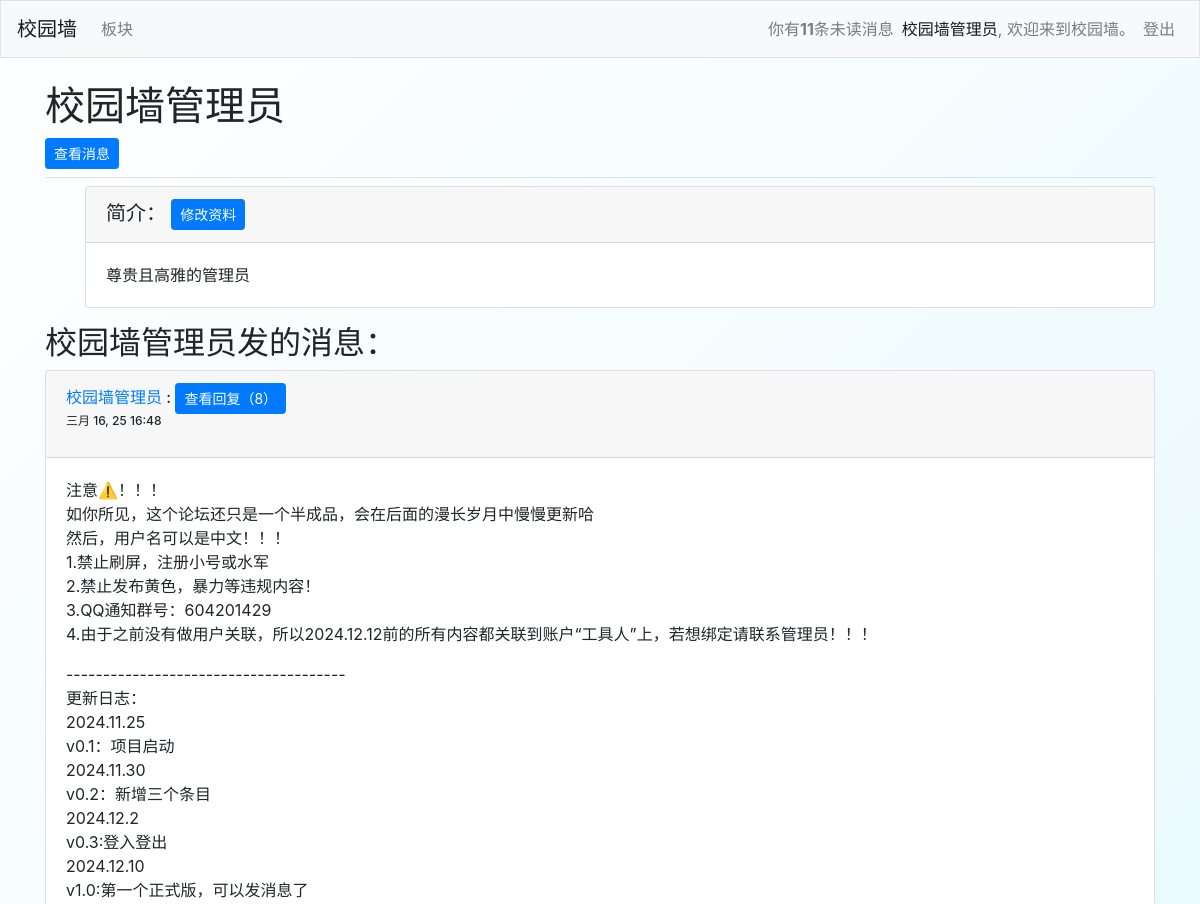
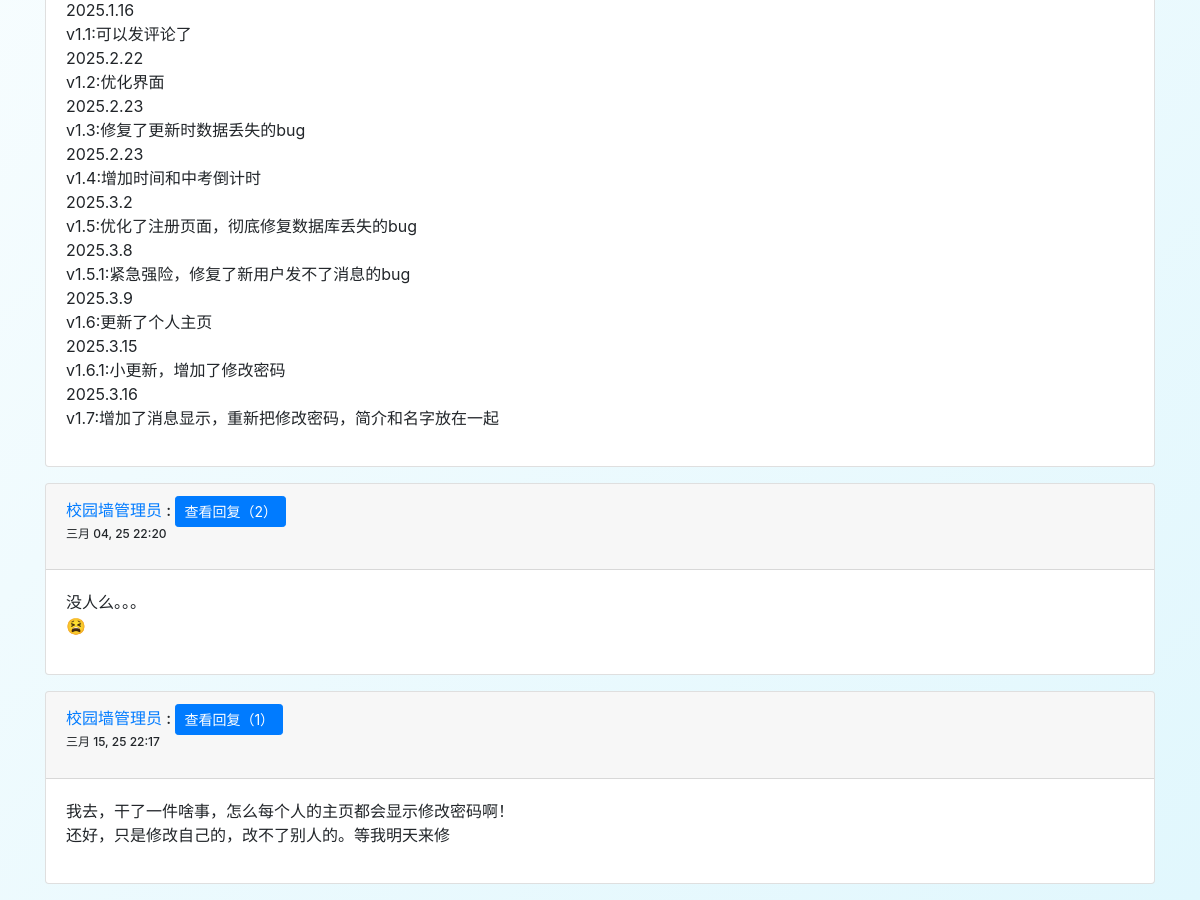
The app's page /users/user/1 (signed in) with its own data (2 pictures, top to bottom).
### users/models.py (models this page shows)
class CustomUser(AbstractUser):
    phone_number = models.CharField(max_length=15, blank=True, null=True)  # 允许 NULL
    introduction = models.CharField(max_length=400, blank=True, default='这个家伙很懒，还没有添加简介~~')

### xyq_files/models.py (models this page shows, shortened)
class Entry(models.Model):
    topic = models.ForeignKey(Topic,on_delete=models.CASCADE)
    text = models.TextField()
    date_added = models.DateTimeField(auto_now=True)
    owner = models.ForeignKey(CustomUser,on_delete=models.CASCADE,null=True)
    is_read = models.BooleanField(default=False)
    class Meta:
        verbose_name_plural = 'entries'

### users/views.py (the view)
# urls.py: path('user/<int:user_id>',views.introduction,name='introduction'),
@login_required
def introduction(request,user_id):
    user=CustomUser.objects.get(id=user_id)
    entries = Entry.objects.all()
    for entry in entries:
        entry.reply_count = entry.reply_set.count()
    context ={'user1': user,'entries':entries}
    return render(request,'introduction/introduction.html',context)

### xyq_files/context_processors.py (called while the page is built)
def unread_count_processor(request):
    if request.user.is_authenticated:
        unread_count = Reply.objects.filter(entry__owner=request.user, is_read=False).count()
    else:
        unread_count = 0
    return {'unread_count': unread_count}

### users/templates/introduction/introduction.html
{% extends "xyq_files/base.html" %}
{% load bootstrap4 %}
{% block page_header %}
    <h1>{{ user1 }}</h1>
    {% if user.username == user1.username %}
        <a href="{% url 'xyq_files:unread_messages' %}" class="btn btn-primary btn-sm">查看消息</a>
    {% endif %}
{% endblock page_header %}
{% block content %}
    <ul>
        <div class="card mb-3">
            <h5 class="card-header">简介：
                {% if user.username == user1.username %}
                    <a href="{% url 'users:edit_profile' user.id %}" class="btn btn-primary btn-sm">
                        修改资料
                    </a>
                {% endif %}
            </h5>
            <div class="card-body">
                {{ user1.introduction }}
            </div>
        </div>
    </ul>
    <h2>{{user1}}发的消息：</h2>
    {% for entry in entries %}
        {% if entry.owner == user1 %}
        <div class="card mb-3">
            <h6 class="card-header">
                <a href="{% url 'users:introduction' entry.owner.id %}" >{{ entry.owner }}</a> :
                <a href="{% url 'xyq_files:entry' entry.id %}" class="btn btn-primary btn-sm">查看回复（{{entry.reply_count}}）</a>
                <p style="font-size: 12px;">
                    {{ entry.date_added|date:'M d, y H:i'}}
                </p>
                </h6>
                <div class="card-body">
                    {{ entry.text|linebreaks }}
            </div>
        </div>
        {% endif %}
    {% empty %}
        <p>该用户还没发过消息哦~~</p>
    {% endfor %}
{% endblock content %}

### xyq_files/templates/xyq_files/base.html (shortened to what this page needs)
<link rel="stylesheet" href="https://unpkg.com/bootstrap@4.6.2/dist/css/bootstrap-theme.min.css"
>
{% load bootstrap4 %}
<!doctype html>
<html lang="zh-CN">
<head>
    {% bootstrap_css %}
</head>
<body>
    <nav class="navbar navbar-expand-md navbar-light bg-light mb-4 border">
        <a class="navbar-brand" href="{% url 'xyq_files:index' %}">
            校园墙
        </a>
        <div class="collapse navbar-collapse" id="navbarCollapse">
            <ul class="navbar-nav mr-auto">
                <li class="nav-item">
                    <a class="nav-link" href="{% url 'xyq_files:topics' %}">板块</a>
                </li>
            </ul>
            <ul class="navbar-nav ml-auto">
                {% if user.is_authenticated %}
                    {% if unread_count > 0 %}
                        <li class="nav-item">
                            <a class="nav-link" href="{% url 'xyq_files:unread_messages' %}">你有<strong>{{ unread_count }}</strong>条未读消息</a></span>
                        </li>
                    {% endif %}
                    <li class="nav-item">
                        <span class="navbar-text"><a href="{% url 'users:introduction' user.id %}">{{ user.username }}</a>, 欢迎来到校园墙。</span>
                    </li>
                    <li class="nav-item">
                        <a class="nav-link" href="{% url 'users:logout' %}">登出</a>
                    </li>
                {% endif %}
            </ul>
        </div>
    </nav>
    <main role="main" class="container">
        <div class="pb-2 mb-2 border-bottom">
            {% block page_header %}{% endblock page_header %}
        </div>
        <div>
            {% block content %}{% endblock content %}
        </div>
    </main>
</body>
</html>

### xyq_files/templates/xyq_files/base.html (style rules this page uses)
body { background: linear-gradient(135deg, #ffffff, #e1f7fd); }

### records on screen
CustomUser: username "校园墙管理员", introduction "尊贵且高雅的管理员"
Entry: owner "校园墙管理员", reply_count "8", date_added "三月 16, 25 16:48", text "注意⚠️！！！ 如你所见，这个论坛还只是一个半成品，会在后面的漫长岁月中慢慢更新哈 然后，用户名可以是中文！！！ 1.禁止刷屏，注册小号或水军 2.禁止发布黄色，暴力等违规内容！ 3.QQ通知群号：604201429 4.由于之前没有做用户关联，所以2024.12.12前的所有内容都关联到账户“工具人”上，若想绑定请联系管理员！！！ -------------------------------------- 更新日志： 2024.11.25 v0.1：项目启动 2024.11.30 v0.2：新增三个条目 2024.12.2 v0.3:登入登出 2024.12.10 v1.0:第一个正式版，可以发消息了 2025.1.16 v1.1:可以发评论了 2025.2.22 v1.2:优化界面 2025.2.23 v1.3:修复了更新时数据丢失的bug 2025.2.23 v1.4:增加时间和中考倒计时 2025.3.2 v1.5:优化了注册页面，彻底修复数据库丢失的bug 2025.3.8 v1.5.1:紧急强险，修复了新用户发不了消息的bug 2025.3.9 v1.6:更新了个人主页 2025.3.15 v1.6.1:小更新，增加了修改密码 2025.3.16 v1.7:增加了消息显示，重新把修改密码，简介和名字放在一起"
Entry: owner "校园墙管理员", reply_count "2", date_added "三月 04, 25 22:20", text "没人么。。。 😫"
Entry: owner "校园墙管理员", reply_count "1", date_added "三月 15, 25 22:17", text "我去，干了一件啥事，怎么每个人的主页都会显示修改密码啊！ 还好，只是修改自己的，改不了别人的。等我明天来修"

### other values on screen
{{ unread_count }} "11"
